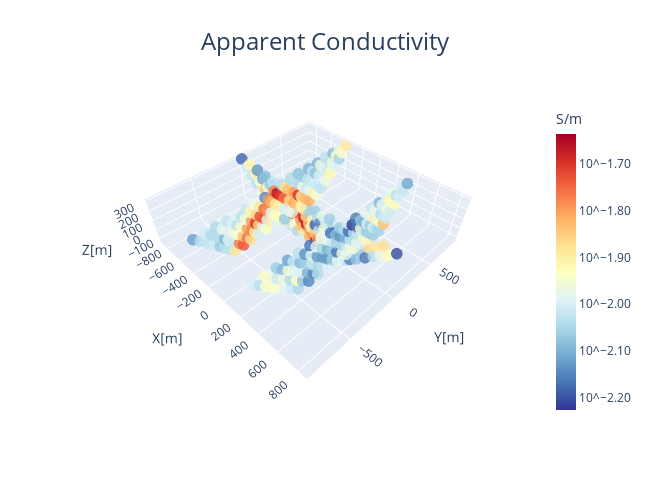

Notebook code for this chart:
### Markdown cell above
### Plot Observed Data in Pseudo-Section

Here we use the [plot_3d_pseudosection](SimPEG#SimPEG.electromagnetics.static.utils.plot_3d_pseudosection) utility function to represent the predicted data on a pseudosection. We plot the original normalized voltages. We also use the [apparent_resistivity_from_voltage](SimPEG#SimPEG.electromagnetics.static.utils.apparent_resistivity_from_voltage) utility function to convert the data to apparent resistivities.

### Code cell
# Convert predicted data to apparent conductivities
apparent_conductivities = 1 / apparent_resistivity_from_voltage(
    dc_data.survey,
    dc_data.dobs,
)

if has_plotly:
    fig = plot_3d_pseudosection(
        dc_data.survey,
        apparent_conductivities,
        scale="log",
        units="S/m",
        marker_opts={"colorscale": "RdYlBu_r"}
    )

    fig.update_layout(
        title_text="Apparent Conductivity",
        title_x=0.5,
        title_font_size=24,
        width=650,
        height=500,
        scene_camera=dict(
            center=dict(x=0, y=0, z=-0.4), eye=dict(x=1.5, y=-1.5, z=1.8)
        ),
    )

    plotly.io.show(fig)
#     html_str = plotly.io.to_html(fig)
#     display(HTML(html_str))

else:
    print("INSTALL 'PLOTLY' TO VISUALIZE 3D PSEUDOSECTIONS")

### Figure 1 — Plotly figure (JSON) as saved in the notebook; plotly's stock layout.template omitted (floating-point values rounded to 4 significant figures; data arrays with more than 128 entries replaced by an {"elided": "..."} marker saying what was removed)
{"data": [{"customdata": {"elided": "348 float values"}, "hovertemplate": "x: %{x:.2f}<br>y: %{y:.2f}<br>z: %{z:.2f}<br>value: %{customdata:.3e} S/m", "marker": {"cmax": -1.637, "cmin": -2.226, "color": {"elided": "348 float values"}, "colorbar": {"thickness": 20, "tickformat": ".2f", "tickprefix": "10^", "title": {"text": "S/m"}}, "colorscale": [[0, "rgb(49,54,149)"], [0.1, "rgb(69,117,180)"], [0.2, "rgb(116,173,209)"], [0.3, "rgb(171,217,233)"], [0.4, "rgb(224,243,248)"], [0.5, "rgb(255,255,191)"], [0.6, "rgb(254,224,144)"], [0.7, "rgb(253,174,97)"], [0.8, "rgb(244,109,67)"], [0.9, "rgb(215,48,39)"], [1, "rgb(165,0,38)"]], "opacity": 0.8, "size": 4}, "mode": "markers", "name": "", "type": "scatter3d", "x": {"elided": "348 float values"}, "y": {"elided": "348 float values"}, "z": {"elided": "348 float values"}}], "layout": {"height": 500, "scene": {"camera": {"center": {"x": 0, "y": 0, "z": -0.4}, "eye": {"x": 1.5, "y": -1.5, "z": 1.8}}, "xaxis": {"title": {"text": "X[m]"}}, "yaxis": {"title": {"text": "Y[m]"}}, "zaxis": {"title": {"text": "Z[m]"}}}, "title": {"font": {"size": 24}, "text": "Apparent Conductivity", "x": 0.5}, "width": 650}}
